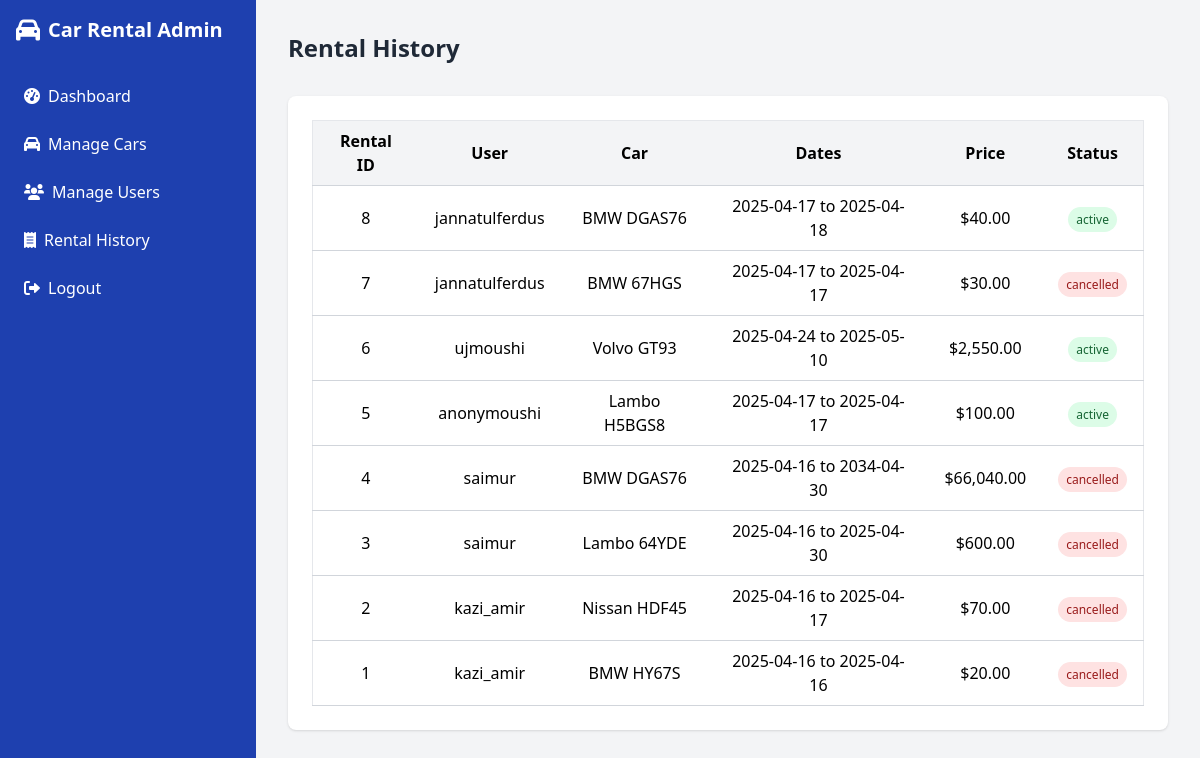
/admin/rentals.php (signed in), run on the app's committed database.
### tables this page shows
CREATE TABLE rentals (
  id int(11) NOT NULL,
  user_id int(11) NOT NULL,
  car_id int(11) NOT NULL,
  start_date date NOT NULL,
  end_date date NOT NULL,
  total_price decimal(10,2) NOT NULL,
  status enum('active','completed','cancelled') DEFAULT 'active',
  created_at timestamp NOT NULL DEFAULT current_timestamp()
);

CREATE TABLE users (
  id int(11) NOT NULL,
  username varchar(50) NOT NULL,
  password varchar(255) NOT NULL,
  email varchar(100) NOT NULL,
  role enum('admin','customer') NOT NULL,
  balance decimal(10,2) DEFAULT 0.00,
  created_at timestamp NOT NULL DEFAULT current_timestamp()
);

CREATE TABLE cars (
  id int(11) NOT NULL,
  make varchar(50) NOT NULL,
  model varchar(50) NOT NULL,
  year int(11) NOT NULL,
  color varchar(30) NOT NULL,
  price_per_day decimal(10,2) NOT NULL,
  available tinyint(1) DEFAULT 1,
  image_path varchar(255) DEFAULT NULL,
  created_at timestamp NOT NULL DEFAULT current_timestamp()
);

### admin/rentals.php (the view, shortened to what this page needs)
<!DOCTYPE html>
<html lang="en">
<head>
    <script src="https://cdn.tailwindcss.com"></script>
    <link rel="stylesheet" href="https://cdnjs.cloudflare.com/ajax/libs/font-awesome/6.0.0-beta3/css/all.min.css" />
</head>
<body class="bg-gray-100">
    <div class="flex h-screen">
        <div id="sidebar" class="transition-transform duration-300">
            <?php include 'dashboard.php'; ?>
        </div>
        <div id="main-content" class="flex-1 p-8 transition-all duration-300 overflow-auto">
            <div class="flex justify-between items-center mb-8">
                <h2 class="text-2xl font-bold text-gray-800">Rental History</h2>
            </div>
            <div class="bg-white p-6 rounded-lg shadow">
                <div class="overflow-x-auto">
                    <table class="min-w-full bg-white border border-gray-200">
                        <thead>
                            <tr class="bg-gray-100">
                                <th class="py-2 px-4 border-b border-gray-300 text-left" style="text-align: center">Rental ID</th>
                                <th class="py-2 px-4 border-b border-gray-300 text-left" style="text-align: center">User</th>
                                <th class="py-2 px-4 border-b border-gray-300 text-left" style="text-align: center">Car</th>
                                <th class="py-2 px-4 border-b border-gray-300 text-left" style="text-align: center">Dates</th>
                                <th class="py-2 px-4 border-b border-gray-300 text-left" style="text-align: center">Price</th>
                                <th class="py-2 px-4 border-b border-gray-300 text-left" style="text-align: center">Status</th>
                            </tr>
                        </thead>
                        <tbody>
                            <?php
                            $stmt = $conn->prepare("
                                SELECT r.id, u.username, c.make, c.model, r.start_date, r.end_date, r.total_price, r.status, r.created_at
                                FROM rentals r
                                INNER JOIN cars c ON r.car_id=c.id
                                INNER JOIN users u ON r.user_id=u.id
                                ORDER BY r.created_at DESC
                            ");
                            $stmt->execute();
                            if ($stmt->rowCount() > 0) {
                                while ($rental = $stmt->fetch(PDO::FETCH_ASSOC)) {
                                    echo "<tr>";
                                    echo "<td class='py-2 px-4 border-b border-gray-300' style='text-align: center'>{$rental['id']}</td>";
                                    echo "<td class='py-2 px-4 border-b border-gray-300' style='text-align: center'>" . htmlspecialchars($rental['username']) . "</td>";
                                    echo "<td class='py-2 px-4 border-b border-gray-300' style='text-align: center'>{$rental['make']} {$rental['model']}</td>";
                                    echo "<td class='py-2 px-4 border-b border-gray-300' style='text-align: center'>{$rental['start_date']} to {$rental['end_date']}</td>";
                                    echo "<td class='py-2 px-4 border-b border-gray-300' style='text-align: center'>$" . number_format($rental['total_price'], 2) . "</td>";
                                    echo "<td class='py-2 px-4 border-b border-gray-300' style='text-align: center'>";
                                    echo "<span class='px-2 py-1 rounded-full text-xs ";
                                    switch($rental['status']) {
                                        case 'active':
                                            echo "bg-green-100 text-green-800";
                                            break;
                                        case 'cancelled':
                                            echo "bg-red-100 text-red-800";
                                            break;
                                    }
                                    echo "'>" . htmlspecialchars($rental['status']) . "</span>";
                                    echo "</tr>";
                                }
                            } else {
                                echo "<tr><td colspan='7' class='py-4 text-center text-gray-600'>No rental history found.</td></tr>";
                            }
                            ?>
                        </tbody>
                    </table>
                </div>
            </div>
        </div>
    </div>
</body>
</html>

### data on the page
rentals: id "8", user.username "jannatulferdus", car.make "BMW", car.model "DGAS76", start_date "2025-04-17", end_date "2025-04-18", total_price "40.00", status "active"
rentals: id "7", user.username "jannatulferdus", car.make "BMW", car.model "67HGS", start_date "2025-04-17", end_date "2025-04-17", total_price "30.00", status "cancelled"
rentals: id "6", user.username "ujmoushi", car.make "Volvo", car.model "GT93", start_date "2025-04-24", end_date "2025-05-10", total_price "2,550.00", status "active"
rentals: id "5", user.username "anonymoushi", car.make "Lambo", car.model "H5BGS8", start_date "2025-04-17", end_date "2025-04-17", total_price "100.00", status "active"
rentals: id "4", user.username "saimur", car.make "BMW", car.model "DGAS76", start_date "2025-04-16", end_date "2034-04-30", total_price "66,040.00", status "cancelled"
rentals: id "3", user.username "saimur", car.make "Lambo", car.model "64YDE", start_date "2025-04-16", end_date "2025-04-30", total_price "600.00", status "cancelled"
rentals: id "2", user.username "kazi_amir", car.make "Nissan", car.model "HDF45", start_date "2025-04-16", end_date "2025-04-17", total_price "70.00", status "cancelled"
rentals: id "1", user.username "kazi_amir", car.make "BMW", car.model "HY67S", start_date "2025-04-16", end_date "2025-04-16", total_price "20.00", status "cancelled"
